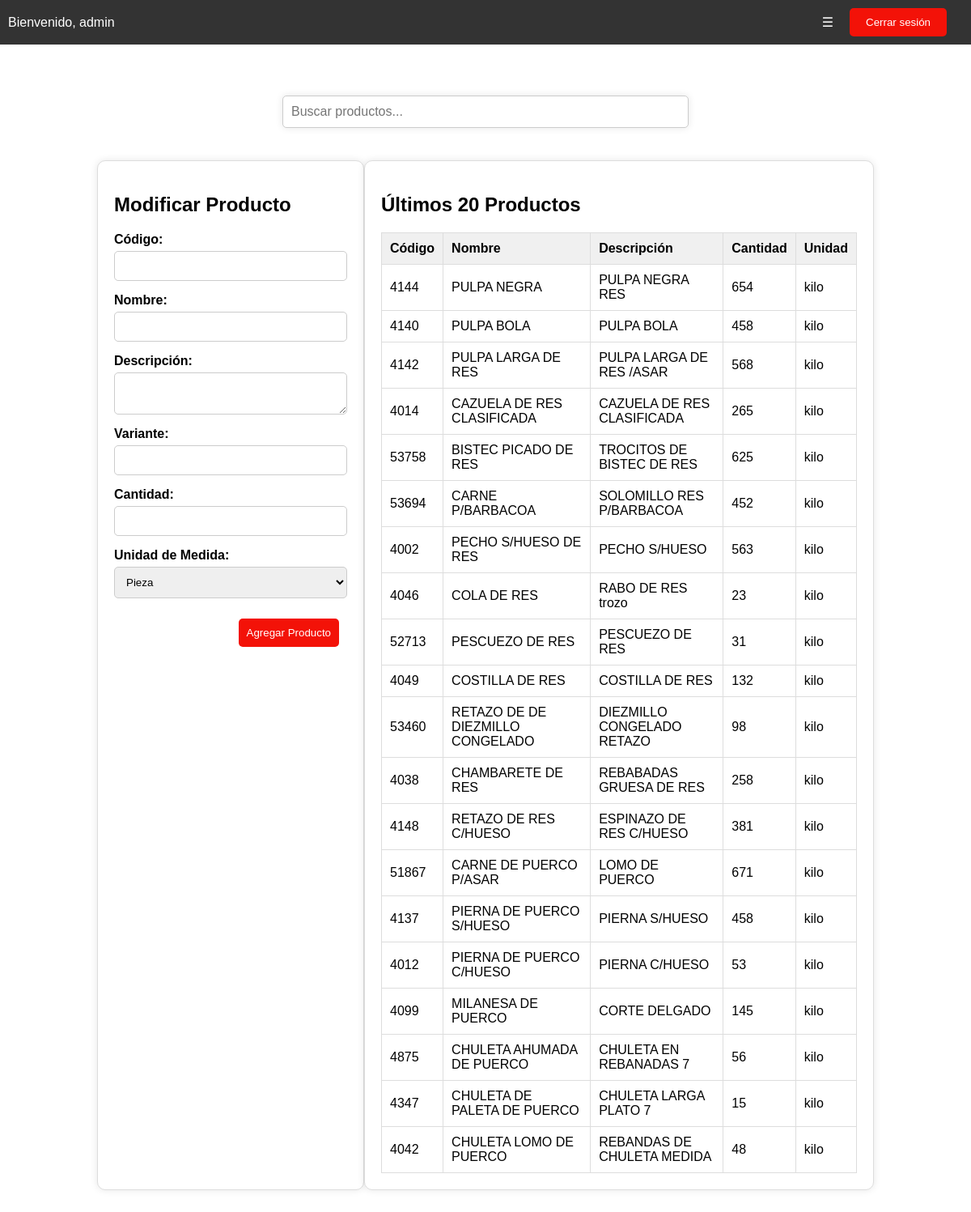
Screenshot of /mod_product.php (signed in) with the database file from the repository.
### tables this page shows
CREATE TABLE `add_product` (
  `id` int(11) NOT NULL,
  `codigo` varchar(50) NOT NULL,
  `nombre` varchar(255) NOT NULL,
  `descripcion` text NOT NULL,
  `variante` varchar(100) NOT NULL,
  `cantidad` int(11) NOT NULL,
  `unidad_medida` enum('pieza','kilo') NOT NULL DEFAULT 'pieza',
  `cantidad_minima` int(11) DEFAULT NULL,
  `cantidad_maxima` int(11) DEFAULT NULL,
  `excedente` int(11) DEFAULT NULL
);

### mod_product.php (the view, shortened to what this page needs)
<!DOCTYPE html>
<html>
<head>
    <link rel="stylesheet" href="style.css">
</head>
<body>
    <div class="nav-bar">
        <ul>
            <li style="margin-right: auto;">Bienvenido, <?php echo $_SESSION['username']; ?></li>
            <li><a href="#" class="menu-btn">&#9776;</a>
            </li>
            <li><button class="logout-btn" id="logout-btn">Cerrar sesión</button></li>
        </ul>
    </div>
    <?php if (isset($mensaje)) { ?>
        <div class="error-message" style="background-color: #f31208; color: #fff; text-align: center; padding: 10px; margin-bottom: 20px;">
            <?php echo $mensaje; ?></div>
        <script>
            setTimeout(function() {
                document.querySelector('.error-message').style.display = 'none';
            }, 4000);
        </script>
    <?php } ?><br>
    <div class="container" style="display: flex; flex-direction: column;">
    <div style="width: 100%; text-align: center; margin-bottom: 20px;">
        <input type="text" id="buscador" name="buscador" placeholder="Buscar productos...">
    </div>
    <div style="display: flex; justify-content: space-between;">
        <div class="form-container">
                <h2>Modificar Producto</h2>
                <form method="post">
                    <label for="codigo">Código:</label>
                    <input type="text" id="codigo" name="codigo" required>
                    <label for="nombre">Nombre:</label>
                    <input type="text" id="nombre" name="nombre" required>
                    <label for="descripcion">Descripción:</label>
                    <textarea id="descripcion" name="descripcion" required></textarea>
                    <label for="variante">Variante:</label>
                    <input type="text" id="variante" name="variante" required>
                    <label for="cantidad">Cantidad:</label>
                    <input type="number" id="cantidad" name="cantidad" required>
                    <label for="unidad_medida">Unidad de Medida:</label>
                    <select id="unidad_medida" name="unidad_medida" required>
                        <option value="pieza">Pieza</option>
                    </select>
                    <div style="display: flex; justify-content: flex-end; margin-top: 10px;">
    <input type="submit" id="agregar-producto" name="add_product" value="Agregar Producto" style="margin-right: 10px;">
</div>
                </form>
            </div>
            <div class="list-container">
                <h2>Últimos 20 Productos</h2>
                <table id="productos-table">
                    <tr>
                        <th>Código</th>
                        <th>Nombre</th>
                        <th>Descripción</th>
                        <th>Cantidad</th>
                        <th>Unidad</th>
                    </tr>
                    <?php
                    include('conexion.php');
                    $query = "SELECT * FROM add_product ORDER BY id DESC LIMIT 20";
                    $result = $conn->query($query);
                    while ($row = $result->fetch_assoc()) {
                        echo "<tr onclick='seleccionarProducto(event, " . $row['id'] . ", \"" . $row['codigo'] . "\", \"" . $row['nombre'] . "\", \"" . $row['descripcion'] . "\", \"" . $row['variante'] . "\", " . $row['cantidad'] . ", \"" . $row['unidad_medida'] . "\")'>";
                        echo "<td>" . $row['codigo'] . "</td>";
                        echo "<td>" . $row['nombre'] . "</td>";
                        echo "<td>" . $row['descripcion'] . "</td>";
                        echo "<td>" . $row['cantidad'] . "</td>";
                        echo "<td>" . $row['unidad_medida'] . "</td>";
                        echo "</tr>";
                    }
                    ?>
                </table>
            </div>
        </div>
    </div>
</body>
</html>

### style.css (style rules this page uses)
body { font-family: Arial, sans-serif; margin: 0; padding: 0; }
.nav-bar { position: fixed !important; top: 0; left: 0; width: 100%; background-color: #333; color: #fff; padding: 10px; text-align: right; z-index: 1000; box-sizing: border-box; }
.nav-bar ul { list-style: none; margin: 0; padding: 0; display: flex; justify-content: space-between; align-items: center; }
.nav-bar ul li { margin-right: 20px; position: relative; }
.nav-bar a { color: #fff; text-decoration: none; }
.logout-btn { background-color: #f31208; color: #fff; padding: 10px 20px; border: none; border-radius: 5px; cursor: pointer; }
.container { width: 80%; margin: 80px auto 40px auto; display: flex; justify-content: space-between; }
.form-container { width: 30%; padding: 20px; background-color: #fff; border: 1px solid #ddd; border-radius: 10px; box-shadow: 0 0 10px rgba(0, 0, 0, 0.1); flex-shrink: 0; }
.form-container form { display: flex; flex-direction: column; align-items: stretch; }
.form-container label { margin-bottom: 5px; font-weight: bold; }
.form-container input[type="text"], .form-container input[type="number"], .form-container select, .form-container textarea { width: 100%; padding: 10px; margin-bottom: 15px; border: 1px solid #ccc; border-radius: 5px; box-sizing: border-box; }
.form-container input[type="submit"] { padding: 10px; background-color: #f31208; color: #fff; border: none; border-radius: 5px; cursor: pointer; }
.list-container { width: 65%; padding: 20px; background-color: #fff; border: 1px solid #ddd; border-radius: 10px; box-shadow: 0 0 10px rgba(0, 0, 0, 0.1); flex-grow: 1; }
.list-container table { width: 100%; border-collapse: collapse; }
.list-container th, .list-container td { border: 1px solid #ddd; padding: 10px; text-align: left; }
.list-container th { background-color: #f0f0f0; }
.list-container table tr { background-color: #fff; }
#buscador { width: 50%; margin: 20px auto; padding: 10px; font-size: 16px; border: 1px solid #ccc; border-radius: 5px; box-shadow: 0 0 10px rgba(0, 0, 0, 0.1); display: block; }

### mod_product.php (style rules this page uses)
.nav-bar { position: fixed; top: 0; left: 0; width: 100%; background-color: #333; color: #fff; padding: 10px; text-align: right; z-index: 1000; box-sizing: border-box; }
.container { width: 80%; margin: 80px auto 40px auto; display: flex; justify-content: space-between; }

### rows the page displays
add_product: codigo "4144", nombre "PULPA NEGRA", descripcion "PULPA NEGRA RES", cantidad "654", unidad_medida "kilo"
add_product: codigo "4140", nombre "PULPA BOLA", descripcion "PULPA BOLA", cantidad "458", unidad_medida "kilo"
add_product: codigo "4142", nombre "PULPA LARGA DE RES", descripcion "PULPA LARGA DE RES /ASAR", cantidad "568", unidad_medida "kilo"
add_product: codigo "4014", nombre "CAZUELA DE RES CLASIFICADA", descripcion "CAZUELA DE RES CLASIFICADA", cantidad "265", unidad_medida "kilo"
add_product: codigo "53758", nombre "BISTEC PICADO DE RES", descripcion "TROCITOS DE BISTEC DE RES", cantidad "625", unidad_medida "kilo"
add_product: codigo "53694", nombre "CARNE P/BARBACOA", descripcion "SOLOMILLO RES P/BARBACOA", cantidad "452", unidad_medida "kilo"
add_product: codigo "4002", nombre "PECHO S/HUESO DE RES", descripcion "PECHO S/HUESO", cantidad "563", unidad_medida "kilo"
add_product: codigo "4046", nombre "COLA DE RES", descripcion "RABO DE RES trozo", cantidad "23", unidad_medida "kilo"
add_product: codigo "52713", nombre "PESCUEZO DE RES", descripcion "PESCUEZO DE RES", cantidad "31", unidad_medida "kilo"
add_product: codigo "4049", nombre "COSTILLA DE RES", descripcion "COSTILLA DE RES", cantidad "132", unidad_medida "kilo"
add_product: codigo "53460", nombre "RETAZO DE DE DIEZMILLO CONGELADO", descripcion "DIEZMILLO CONGELADO RETAZO", cantidad "98", unidad_medida "kilo"
add_product: codigo "4038", nombre "CHAMBARETE DE RES", descripcion "REBABADAS GRUESA DE RES", cantidad "258", unidad_medida "kilo"
add_product: codigo "4148", nombre "RETAZO DE RES C/HUESO", descripcion "ESPINAZO DE RES C/HUESO", cantidad "381", unidad_medida "kilo"
add_product: codigo "51867", nombre "CARNE DE PUERCO P/ASAR", descripcion "LOMO DE PUERCO", cantidad "671", unidad_medida "kilo"
add_product: codigo "4137", nombre "PIERNA DE PUERCO S/HUESO", descripcion "PIERNA S/HUESO", cantidad "458", unidad_medida "kilo"
add_product: codigo "4012", nombre "PIERNA DE PUERCO C/HUESO", descripcion "PIERNA C/HUESO", cantidad "53", unidad_medida "kilo"
add_product: codigo "4099", nombre "MILANESA DE PUERCO", descripcion "CORTE DELGADO", cantidad "145", unidad_medida "kilo"
add_product: codigo "4875", nombre "CHULETA AHUMADA DE PUERCO", descripcion "CHULETA EN REBANADAS 7", cantidad "56", unidad_medida "kilo"
add_product: codigo "4347", nombre "CHULETA DE PALETA DE PUERCO", descripcion "CHULETA LARGA PLATO 7", cantidad "15", unidad_medida "kilo"
add_product: codigo "4042", nombre "CHULETA LOMO DE PUERCO", descripcion "REBANDAS DE CHULETA MEDIDA", cantidad "48", unidad_medida "kilo"

### other values shown
$_SESSION['username'] "admin"
